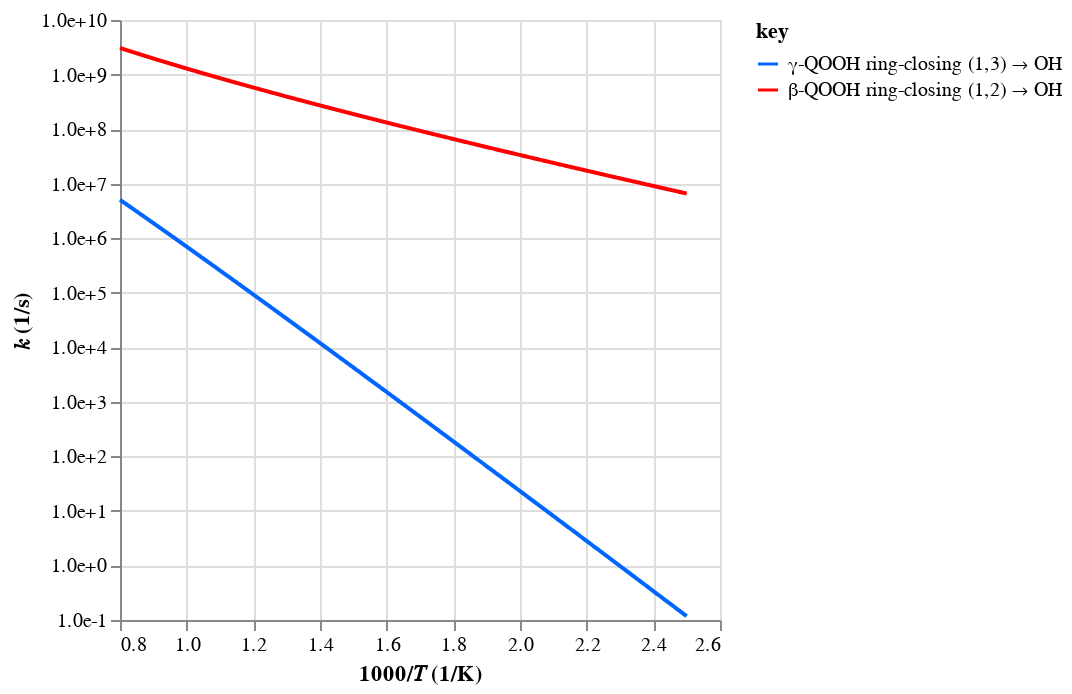

Notebook source saved alongside this figure:
### Code cell
chart = ac.rate.display(
    [gamma_e13_rxn_fit, e12_rxn_fit],
    label=[
        "γ-QOOH ring-closing (1,3) → OH",
        "β-QOOH ring-closing (1,2) → OH",
    ],
)

display(chart)
chart.save("gamma-vs-beta-ring-closing.png", ppi=300)

### Figure 1 — Vega-Lite specification as saved in the notebook (floating-point values rounded to 4 significant figures; data arrays with more than 128 entries replaced by an {"elided": "..."} marker saying what was removed)
{"config": {"view": {"continuousWidth": 300, "continuousHeight": 300}}, "data": {"name": "data-0a999880edf86af91d66c18ce10484b3"}, "mark": {"type": "line"}, "encoding": {"color": {"field": "key", "scale": {"domain": ["γ-QOOH ring-closing (1,3) → OH", "β-QOOH ring-closing (1,2) → OH"], "range": ["#0066ff", "#ff0000"]}, "type": "nominal"}, "x": {"field": "x", "scale": {"zero": false}, "title": "1000/𝑇 (1/K)", "type": "quantitative"}, "y": {"axis": {"format": ".1e", "values": [0.1, 1, 10, 100, 1000, 10000, 100000, 1000000, 10000000, 100000000, 1000000000, 10000000000]}, "field": "value", "scale": {"type": "log"}, "title": "𝑘 (1/s)", "type": "quantitative"}}, "transform": [{"fold": ["γ-QOOH ring-closing (1,3) → OH", "β-QOOH ring-closing (1,2) → OH"]}], "$schema": "https://vega.github.io/schema/vega-lite/v5.20.1.json", "datasets": {"data-0a999880edf86af91d66c18ce10484b3": {"elided": "1000 records"}}}
